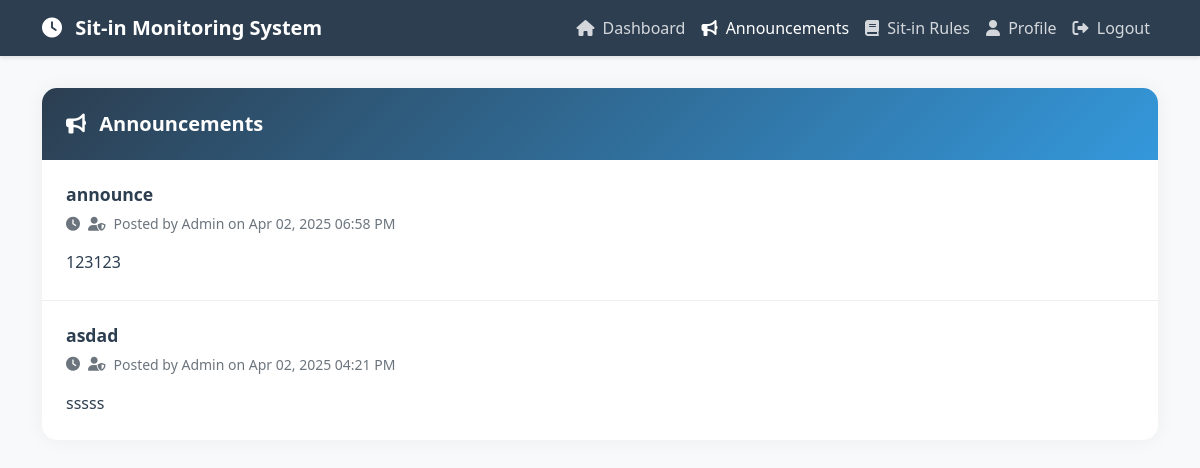
Page /student/announcements.php (signed in) on the committed database.
### tables this page shows
CREATE TABLE `announcements` (
  `id` int(11) NOT NULL,
  `title` varchar(255) NOT NULL,
  `content` text NOT NULL,
  `created_by` int(11) DEFAULT NULL,
  `created_at` timestamp NOT NULL DEFAULT current_timestamp()
);

### student/announcements.php (the view, shortened to what this page needs)
<?php
require_once '../config/database.php';
$stmt = $pdo->query("SELECT * FROM announcements ORDER BY created_at DESC");
$announcements = $stmt->fetchAll();
?>
<!DOCTYPE html>
<html lang="en">
<head>
    <link href="https://cdn.jsdelivr.net/npm/bootstrap@5.1.3/dist/css/bootstrap.min.css" rel="stylesheet">
    <link href="https://cdnjs.cloudflare.com/ajax/libs/font-awesome/6.0.0/css/all.min.css" rel="stylesheet">
</head>
<body>
    <?php include 'includes/navbar.php'; ?>
    <div class="container">
        <div class="card">
            <div class="card-header">
                <h5>
                    <i class="fas fa-bullhorn me-2"></i>
                    Announcements
                </h5>
            </div>
            <div class="card-body">
                <?php if (empty($announcements)): ?>
                    <div class="empty-state">
                        <i class="fas fa-bullhorn"></i>
                        <p class="mb-0">No announcements available at the moment.</p>
                    </div>
                <?php else: ?>
                    <?php foreach ($announcements as $announcement): ?>
                        <div class="announcement-item">
                            <h6 class="announcement-title"><?php echo htmlspecialchars($announcement['title']); ?></h6>
                            <p class="announcement-date">
                                <i class="fas fa-clock"></i>
                                <i class="fas fa-user-shield"></i>
                                Posted by Admin on <?php echo date('M d, Y h:i A', strtotime($announcement['created_at'])); ?>
                            </p>
                            <p class="announcement-content"><?php echo nl2br(htmlspecialchars($announcement['content'])); ?></p>
                        </div>
                    <?php endforeach; ?>
                <?php endif; ?>
            </div>
        </div>
    </div>
</body>
</html>

### student/announcements.php (style rules this page uses)
:root { --primary-color: #2c3e50; --secondary-color: #3498db; }
body { background: #f8f9fa; font-family: 'Segoe UI', Tahoma, Geneva, Verdana, sans-serif; }
.card { border: none; border-radius: 15px; box-shadow: 0 0 20px rgba(0,0,0,0.05); transition: transform 0.3s ease; margin-top: 2rem; background: white; }
.card-header { background: linear-gradient(135deg, var(--primary-color) 0%, var(--secondary-color) 100%); color: white; border-bottom: none; border-radius: 15px 15px 0 0 !important; padding: 1.5rem; }
.card-header h5 { margin: 0; font-weight: 600; }
.card-body { padding: 0; }
.announcement-item { padding: 1.5rem; border-bottom: 1px solid #eee; transition: all 0.3s ease; position: relative; }
.announcement-item:last-child { border-bottom: none; }
.announcement-title { color: var(--primary-color); font-weight: 600; margin-bottom: 0.5rem; font-size: 1.1rem; }
.announcement-date { color: #6c757d; font-size: 0.875rem; margin-bottom: 1rem; display: flex; align-items: center; gap: 0.5rem; }
.announcement-content { color: #2c3e50; line-height: 1.6; margin-bottom: 0; }
.announcement-item::before { content: ''; position: absolute; left: 0; top: 0; bottom: 0; width: 4px; background: var(--secondary-color); opacity: 0; transition: opacity 0.3s ease; }

### student/includes/navbar.php (style rules this page uses)
:root { --primary-color: #2c3e50; --secondary-color: #3498db; }

### rows in the picture
announcements: title "announce", created_at "Apr 02, 2025 06:58 PM", content "123123"
announcements: title "asdad", created_at "Apr 02, 2025 04:21 PM", content "sssss"
